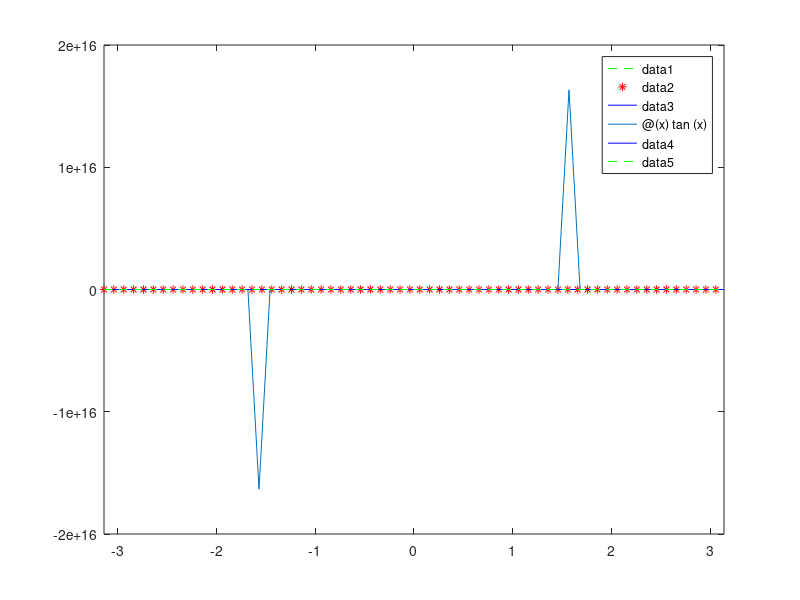
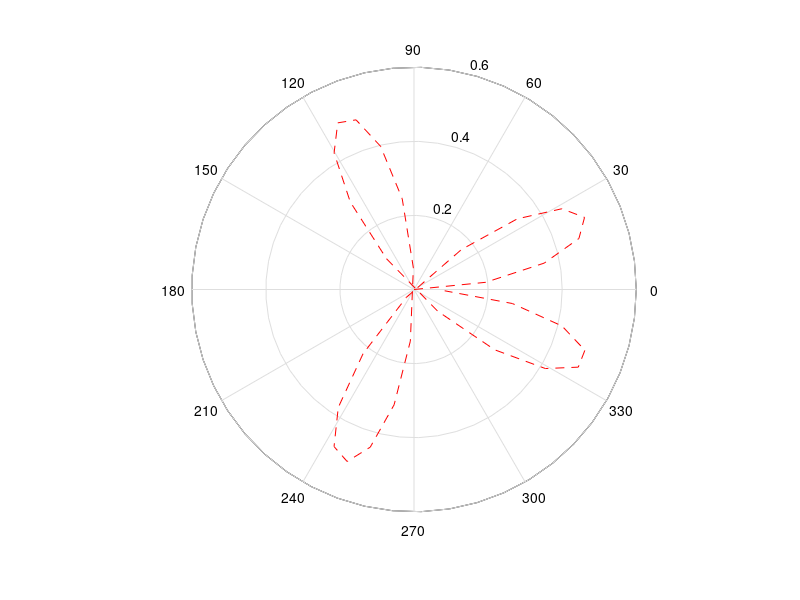

These figures' MATLAB source, in order:

x=[-pi:.1:pi];
y=sin(x);
plot(x,y,'--g');
hold on 
t=cos(x).^2+sin(x);
plot(x,t,'*r')
z=sin(x).*cos(x)+sqrt(abs(x))
plot(x,z,'-b')
fplot(@(x)tan(x),[-pi pi])

 fplot(@(x)x.*cos(x),[-pi pi], '-b')

 fplot(@(x)cos(x).^2+sin(x),[-pi pi],'--g')
 %fplot(@(x)x.^3-40*x^2+100*x+5,[-5 5],'*r')
 %% 
%Graficas en doble escala
x=0:.1:5;
y1=200*exp(-.05*x).*sin(x);
y2=0.8*exp(-.05*x).*sin(10*x);

figure %% nueva figura 
plotyy(x,y1,x,y2);



 %% polar grafic
theta=0:.1:pi;
rho=sin(2*theta).*cos(2*theta);
 
 polar(theta,rho,'--r')
  




%%

%%
